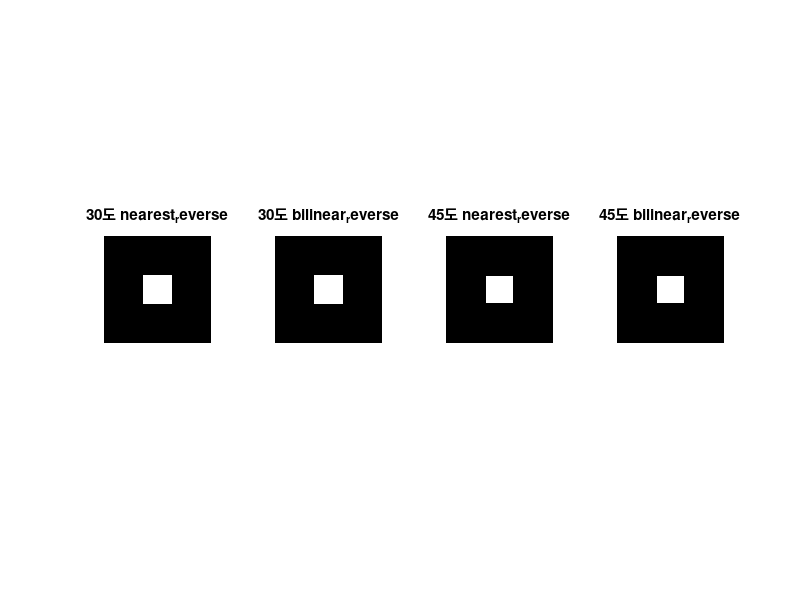

Write the MATLAB code that produced this figure.
% 사각형 생성
quad = zeros(300, 300);
quad(75:225, 75:225) = 1;

% 30도 회전 후 -30도 회전
quad30_n = imrotate(quad, 30, 'nearest');
quad30_l = imrotate(quad, 30, 'bilinear');
quad30_n_r = imrotate(quad30_n, -30, 'nearest');
quad30_l_r = imrotate(quad30_l, -30, 'bilinear');

% 45도 회전 후 -45도 회전
quad45_n = imrotate(quad, 45, 'nearest');
quad45_l = imrotate(quad, 45, 'bilinear');
quad45_n_r = imrotate(quad45_n, -45, 'nearest');
quad45_l_r = imrotate(quad45_l, -45, 'bilinear');

% 결과 확인
figure;

subplot(1, 4, 1), imshow(quad30_n_r), title('30도 nearest_reverse');
subplot(1, 4, 2), imshow(quad30_l_r), title('30도 bilinear_reverse');
subplot(1, 4, 3), imshow(quad45_n_r), title('45도 nearest_reverse');
subplot(1, 4, 4), imshow(quad45_l_r), title('45도 bilinear_reverse');
